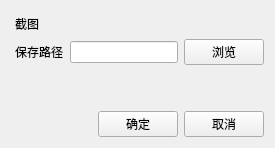
     <widget class="QWidget" name="tab_setting_image">
      <attribute name="title">
       <string>图片设置</string>
      </attribute>
      <layout class="QVBoxLayout" name="verticalLayout_3">
       <property name="leftMargin">
        <number>15</number>
       </property>
       <property name="topMargin">
        <number>15</number>
       </property>
       <item>
        <widget class="QLabel" name="label_screenshot_title">
         <property name="text">
          <string>截图</string>
         </property>
        </widget>
       </item>
       <item>
        <layout class="QHBoxLayout" name="horizontalLayout">
         <item>
          <widget class="QLabel" name="label_screenshot_save_path_tips">
           <property name="text">
            <string>保存路径</string>
           </property>
          </widget>
         </item>
         <item>
          <widget class="QLineEdit" name="lineEdit_screenshot_save_path"/>
         </item>
         <item>
          <widget class="QPushButton" name="pushButton_screenshot_select_path">
           <property name="text">
            <string>浏览</string>
           </property>
          </widget>
         </item>
        </layout>
       </item>
       <item>
        <spacer name="verticalSpacer_2">
         <property name="orientation">
          <enum>Qt::Orientation::Vertical</enum>
         </property>
         <property name="sizeHint" stdset="0">
          <size>
           <width>20</width>
           <height>40</height>
          </size>
         </property>
        </spacer>
       </item>
       <item>
        <layout class="QHBoxLayout" name="horizontalLayout_15">
         <property name="topMargin">
          <number>0</number>
         </property>
         <item>
          <spacer name="horizontalSpacer_16">
           <property name="orientation">
            <enum>Qt::Orientation::Horizontal</enum>
           </property>
           <property name="sizeHint" stdset="0">
            <size>
             <width>40</width>
             <height>20</height>
            </size>
           </property>
          </spacer>
         </item>
         <item>
          <widget class="QPushButton" name="pushButton_img_setting_confirm">
           <property name="text">
            <string>确定</string>
           </property>
          </widget>
         </item>
         <item>
          <widget class="QPushButton" name="pushButton_img_setting_cancel">
           <property name="text">
            <string>取消</string>
           </property>
          </widget>
         </item>
        </layout>
       </item>
      </layout>
     </widget>
